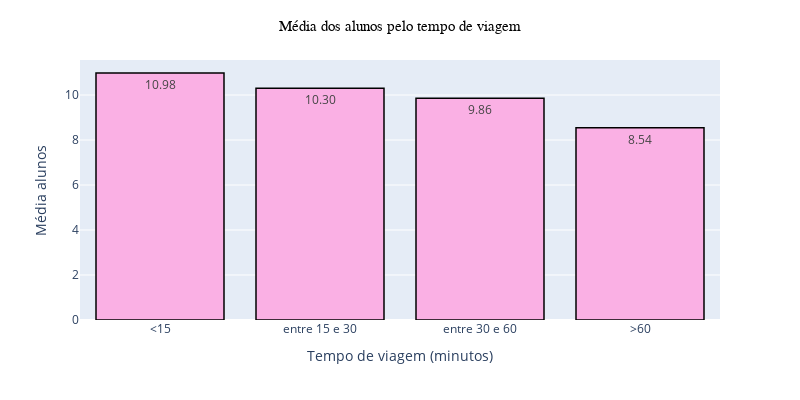

The cell this chart's notebook holds for it:
### Code cell
df_tempo = df_edu.groupby(by='traveltime').mean()['media']
df_tempo.index = ['<15', 'entre 15 e 30', 'entre 30 e 60', '>60']
fig = px.bar(df_tempo, text_auto='.2f')
fig.update_layout(
    xaxis_title='Tempo de viagem (minutos)',
    yaxis_title="Média alunos",
    showlegend=False,
    legend_title="",
    width=800,
    height=400,
    titlefont={'family': 'Arial', 'size': 15},
    title={
        'text': 'Média dos alunos pelo tempo de viagem',
        'y': 0.95,
        'x': 0.5,
        'font_color': 'black'
    })
fig.update_traces(marker_color=sample(1)[0], marker_line_color='black',
                  marker_line_width=1.5)

### Figure 1 — Plotly figure (JSON) as saved in the notebook; plotly's stock layout.template omitted (floating-point values rounded to 4 significant figures)
{"data": [{"alignmentgroup": "True", "hovertemplate": "variable=media<br>index=%{x}<br>value=%{y}<extra></extra>", "legendgroup": "media", "marker": {"color": "#fab0e4", "line": {"color": "black", "width": 1.5}, "pattern": {"shape": ""}}, "name": "media", "offsetgroup": "media", "orientation": "v", "showlegend": true, "textposition": "auto", "texttemplate": "%{y:.2f}", "type": "bar", "x": ["<15", "entre 15 e 30", "entre 30 e 60", ">60"], "xaxis": "x", "y": [10.98, 10.3, 9.855, 8.542], "yaxis": "y"}], "layout": {"barmode": "relative", "height": 400, "legend": {"title": {"text": ""}, "tracegroupgap": 0}, "margin": {"t": 60}, "showlegend": false, "title": {"font": {"color": "black", "family": "Arial", "size": 15}, "text": "Média dos alunos pelo tempo de viagem", "x": 0.5, "y": 0.95}, "width": 800, "xaxis": {"anchor": "y", "domain": [0, 1], "title": {"text": "Tempo de viagem (minutos)"}}, "yaxis": {"anchor": "x", "domain": [0, 1], "title": {"text": "Média alunos"}}}}
